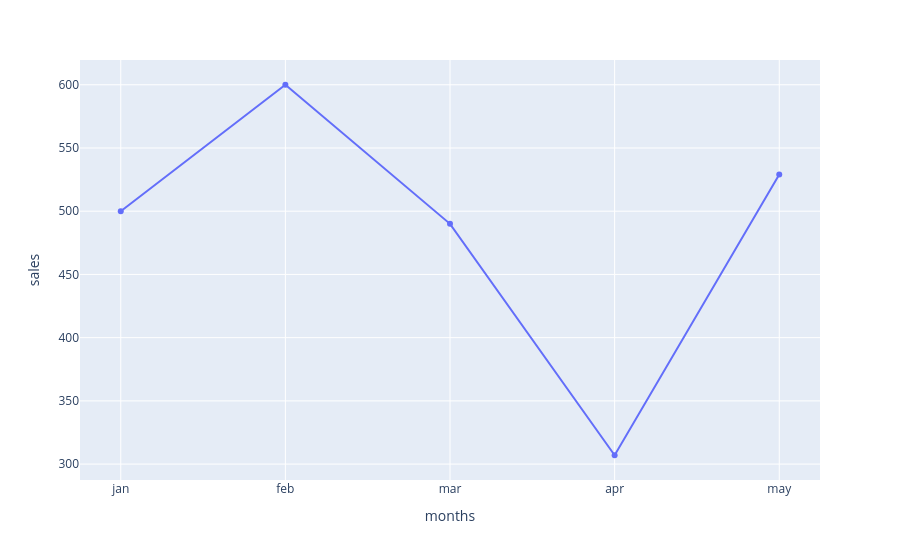

Notebook source saved alongside this figure:
### Code cell
import plotly.express as px
import pandas as pd
df=pd.DataFrame({
    'months':['jan','feb','mar','apr','may'],
    'sales':[500,600,490,307,529]})
fig=px.line(df,x='months',y='sales',markers=True)
fig.show()

### Figure 1 — Plotly figure (JSON) as saved in the notebook; plotly's stock layout.template omitted (floating-point values rounded to 4 significant figures)
{"data": [{"hovertemplate": "months=%{x}<br>sales=%{y}<extra></extra>", "legendgroup": "", "line": {"color": "#636efa", "dash": "solid"}, "marker": {"symbol": "circle"}, "mode": "lines+markers", "name": "", "orientation": "v", "showlegend": false, "type": "scatter", "x": ["jan", "feb", "mar", "apr", "may"], "xaxis": "x", "y": [500, 600, 490, 307, 529], "yaxis": "y"}], "layout": {"legend": {"tracegroupgap": 0}, "margin": {"t": 60}, "xaxis": {"anchor": "y", "domain": [0, 1], "title": {"text": "months"}}, "yaxis": {"anchor": "x", "domain": [0, 1], "title": {"text": "sales"}}}}
